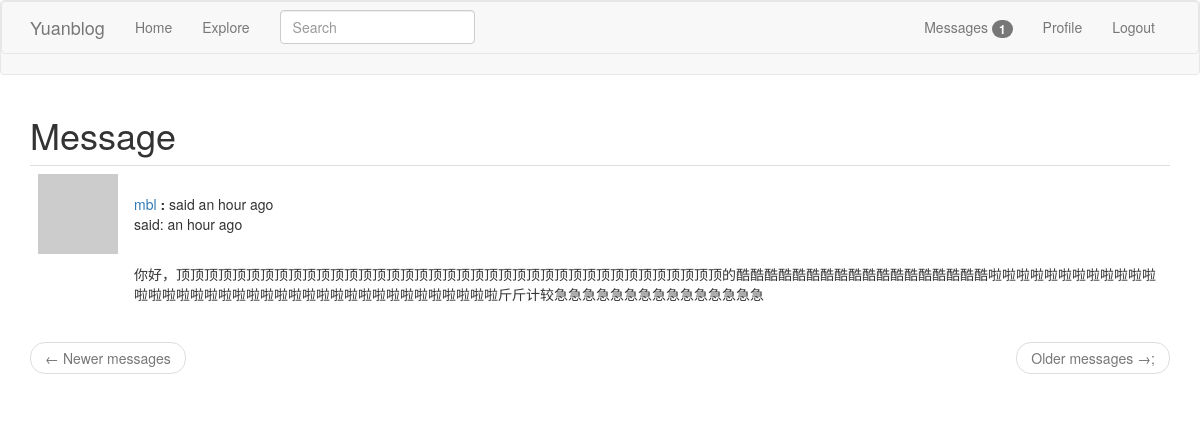
Screenshot of /messages (signed in) with the database file from the repository.
### app/models.py (models this page shows, shortened)
class Message(db.Model):
    id = db.Column(db.Integer, primary_key=True)
    sender_id = db.Column(db.Integer, db.ForeignKey('user.id'))
    recipient_id = db.Column(db.Integer, db.ForeignKey('user.id'))
    body = db.Column(db.String(140))
    timestamp = db.Column(db.DateTime, index=True, default=datetime.utcnow)

### app/main/routes.py (the view)
@bp.route('/messages')
@login_required
def messages():
    current_user.last_message_read_time = datetime.utcnow()
    db.session.commit()
    page = request.args.get('page', 1, type=int)
    messages = current_user.messages_received.order_by(Message.timestamp.desc()).paginate(
        page, current_app.config['POSTS_PER_PAGE'], False)
    next_url = url_for('main.messages', page=messages.next_num) \
            if messages.has_next else None
    prev_url = url_for('main.messages', page=messages.prev_num) \
        if messages.has_prev else None
    return render_template('messages.html', messages=messages.items, next_url=next_url, prev_url=prev_url)

### app/main/forms.py
class SearchForm(FlaskForm):
    q = StringField(_l('Search'), validators=[DataRequired(), Length(min=0, max=140)])
    def __init__(self, *args, **kwargs):
        if 'formdata' not in kwargs:
            kwargs['formdata'] = request.args
        if 'csrf_enabled' not in kwargs:
            kwargs['csrf_enabled'] = False
        super(SearchForm, self).__init__(*args, **kwargs)

### app/main/routes.py (called while the page is built)
@bp.before_app_request
def before_request():
    if current_user.is_authenticated:
        current_user.last_date = datetime.utcnow()
        db.session.commit()
        g.search_form = SearchForm()
    g.locale = str(get_locale())

### app/models.py (called while the page is built)
@login.user_loader
def load_user(id):
    return User.query.get(int(id))

    @classmethod
    def before_commit(cls, session):
        session._changes = {
            'add': list(session.new),
            'update': list(session.dirty),
            'delete': list(session.deleted)
        }

    @classmethod
    def after_commit(cls, session):
        for obj in session._changes['add']:
            if isinstance(obj, SearchableMixin):
                add_to_index(obj.__tablename__, obj)
        for obj in session._changes['update']:
            if isinstance(obj, SearchableMixin):
                add_to_index(obj.__tablename__, obj)
        for obj in session._changes['delete']:
            if isinstance(obj, SearchableMixin):
                remove_from_index(obj.__tablename__, obj)
        session._changes = None

    def new_messages(self):
        last_read_time = self.last_message_read_time or datetime(1900, 1, 1)
        return Message.query.filter_by(recipient=self).filter(Message.timestamp > last_read_time).count()

    def avatar(self, size):
        digest = hashlib.md5(self.email.lower().encode('utf-8')).hexdigest()
        return 'https://www.gravatar.com/avatar/{}?d=identicon&s={}'.format(digest, size)

### app/templates/messages.html
{% extends "base.html" %}
{% block app_content %}
    <h1>{{ _('Message') }}</h1>
    {% for post in messages %}
        {% include '_post.html' %}
    {% endfor %}
<nav aria-label="...">
    <ul class="pager">
        <li class="previous{% if not prev_url %} disabled{% endif %}">
            <a href="{{ prev_url or '#' }}">
                <span aria-hidden="true">&larr;</span>
                {{ _('Newer messages') }}
            </a>
        </li>
        <li class="next{% if not next_url %} disabled {% endif %}">
        <a href="{{ next_url or '#' }}">
            {{ _('Older messages') }}
            <span aria-hidden="true">&rarr;;</span>
        </a>
    </li>
    </ul>
</nav>
{% endblock %}

### app/templates/_post.html (shortened to what this page needs)
<table class="table table-hover">
    <tr>
        <td width="70px">
            <a href="{{ url_for('main.user', username=post.author.username) }}">
                <img src="{{ post.author.avatar(70) }}">
            </a>
        </td>
        <td style="word-wrap: break-word">
            <br>
            {{ _('%(username)s said %(when)s', username=user_link, when=moment(post.timestamp).fromNow()) }}
            <p>{{ _('said:') }} {{ moment(post.timestamp).fromNow() }}</p>
            <br>
            <p>{{ post.body }}</p>
        </td>
    </tr>
</table>

### rows the page displays
Message: timestamp "an hour ago", body "你好，顶顶顶顶顶顶顶顶顶顶顶顶顶顶顶顶顶顶顶顶顶顶顶顶顶顶顶顶顶顶顶顶顶顶顶顶顶顶顶的酷酷酷酷酷酷酷酷酷酷酷酷酷酷酷酷酷酷啦啦啦啦啦啦啦啦啦啦啦啦啦啦啦啦啦啦啦啦啦啦啦啦啦啦啦啦啦啦啦啦啦啦啦啦啦啦斤斤计较急急急急急急急急急急急急急急急"

### other values shown
{{ new_messages }} "1"
